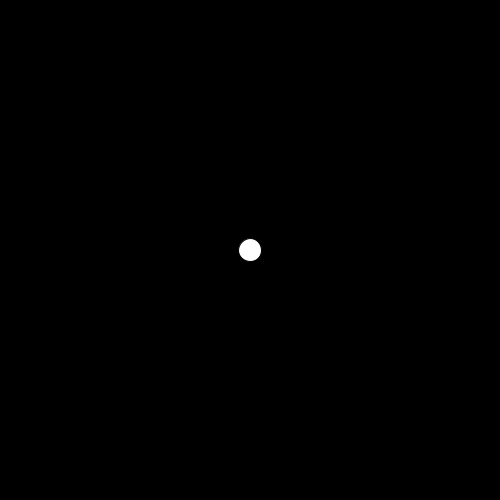
Frame 1 (no input)
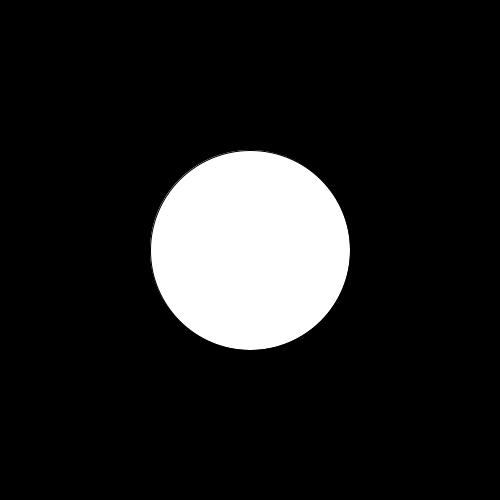
Frame 60 (the mouse pressed at the canvas centre just before this capture)
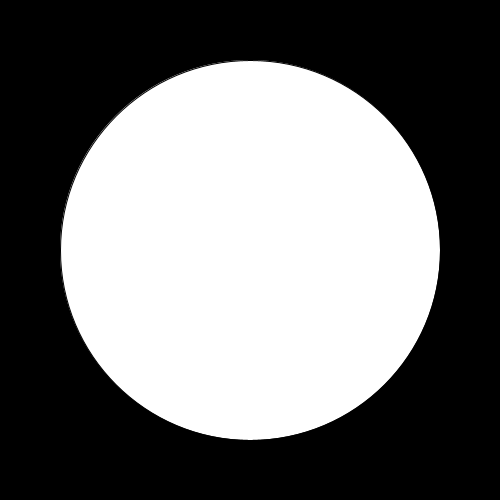
Frame 120 (the mouse held since frame 60 and released just before this capture)

The Processing sketch that drew these frames (run headless with seeded random() and noise(); from frame 60 on, the mouse is pressed at the canvas centre):

// Processing sketch: Exercise6
// ── Exercise6.pde
float s = 20;
int cs = 3;
void setup() {
    size(500, 500);
}

void draw() {
    background(0);
    s += cs;
    if (s > width || s < 0) {
        cs *= -1;
    }
    ellipse(width/2, height/2, s, s);
}
